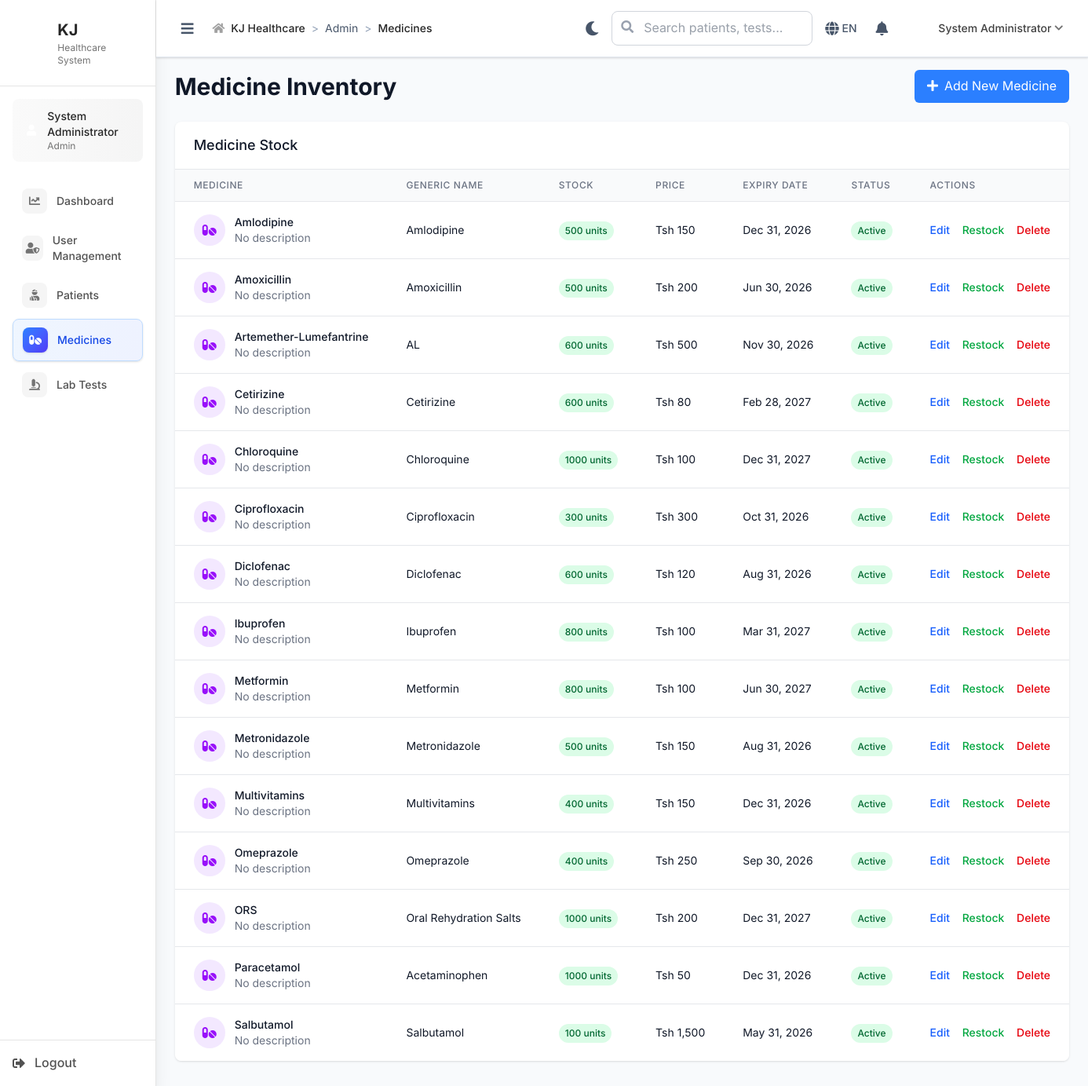
Page /admin/medicines (signed in) on the committed database.
### tables this page shows
CREATE TABLE `medicines` (
  `id` INT(11) NOT NULL AUTO_INCREMENT,
  `name` VARCHAR(100) NOT NULL,
  `generic_name` VARCHAR(100) DEFAULT NULL,
  `description` TEXT DEFAULT NULL,
  `strength` VARCHAR(50) DEFAULT NULL COMMENT 'e.g., 500mg, 250mg/5ml',
  `unit` VARCHAR(20) DEFAULT NULL COMMENT 'tablets, capsules, ml, etc',
  `unit_price` DECIMAL(10,2) NOT NULL,
  `reorder_level` INT(11) DEFAULT 20 COMMENT 'Alert when stock below this',
  `is_active` TINYINT(1) DEFAULT 1,
  `created_at` TIMESTAMP NOT NULL DEFAULT CURRENT_TIMESTAMP,
  `updated_at` TIMESTAMP NOT NULL DEFAULT CURRENT_TIMESTAMP ON UPDATE CURRENT_TIMESTAMP,
  PRIMARY KEY (`id`),
  KEY `idx_medicine_active` (`is_active`),
  KEY `idx_medicine_name` (`name`)
);

### includes/BaseController.php (called while the page is built, shortened)
<?php
class BaseController {
    public function __construct() {
        global $pdo;
        $this->pdo = $pdo;
    }
    protected function render($view, $data = []) {
        extract($data);
        $BASE_PATH = defined('BASE_PATH') ? BASE_PATH : (rtrim(str_replace('\\', '/', dirname($_SERVER['SCRIPT_NAME'] ?? '/')), '/') ?: '');
        include __DIR__ . "/../views/{$view}.php";
        include __DIR__ . '/../views/layouts/main.php';
    }
}
?>

### controllers/AdminController.php (called while the page is built, shortened)
<?php
require_once __DIR__ . '/../includes/BaseController.php';
class AdminController extends BaseController {
    public function medicines() {
        $medicines = $this->pdo->query("
            SELECT m.id, m.name, m.generic_name, m.unit_price,
                   COALESCE(SUM(mb.quantity_remaining), 0) as stock_quantity,
                   MIN(mb.expiry_date) as expiry_date
            FROM medicines m
            LEFT JOIN medicine_batches mb ON m.id = mb.medicine_id
            GROUP BY m.id, m.name, m.generic_name, m.unit_price
            ORDER BY m.name
        ")->fetchAll();
        $this->render('admin/medicines', [
            'medicines' => $medicines
        ]);
    }
}
?>

### index.php (called while the page is built, shortened)
<?php
$request = $_SERVER['REQUEST_URI'];
$path = parse_url($request, PHP_URL_PATH);
if (strpos($path, BASE_PATH) === 0) {
    $path = substr($path, strlen(BASE_PATH));
}
$path = ltrim($path, '/');
$segments = explode('/', $path);
$controller = $segments[0] ?? 'auth';
$action = $segments[1] ?? 'login';
try {
    $controllerInstance = new $controllerClass();
    $params = array_slice($segments, 2);
    call_user_func_array([$controllerInstance, $action], $params);
} catch (Throwable $e) {
    Logger::error("Error in controller: " . $e->getMessage(), [
        'controller' => $controller,
        'action' => $action,
        'file' => $e->getFile(),
        'line' => $e->getLine(),
        'trace' => $e->getTraceAsString()
    ]);
    error_log("Error in controller: " . $e->getMessage());
    http_response_code(500);
    echo "Internal server error";
}
?>

### views/admin/medicines.php (the view, shortened to what this page needs)
<div class="space-y-6">
    <div class="flex items-center justify-between">
        <h1 class="text-3xl font-bold text-gray-900">Medicine Inventory</h1>
    <a href="<?= $BASE_PATH ?>/admin/medicines" class="bg-blue-500 hover:bg-blue-600 text-white px-4 py-2 rounded-md">
            <i class="fas fa-plus mr-2"></i>Add New Medicine
        </a>
    </div>
    <div class="bg-white rounded-lg shadow overflow-hidden">
        <div class="px-6 py-4 border-b border-gray-200">
            <h3 class="text-lg font-medium text-gray-900">Medicine Stock</h3>
        </div>
        <div class="overflow-x-auto">
            <table class="min-w-full divide-y divide-gray-200">
                <thead class="bg-gray-50">
                    <tr>
                        <th class="px-6 py-3 text-left text-xs font-medium text-gray-500 uppercase tracking-wider">Medicine</th>
                        <th class="px-6 py-3 text-left text-xs font-medium text-gray-500 uppercase tracking-wider">Generic Name</th>
                        <th class="px-6 py-3 text-left text-xs font-medium text-gray-500 uppercase tracking-wider">Stock</th>
                        <th class="px-6 py-3 text-left text-xs font-medium text-gray-500 uppercase tracking-wider">Price</th>
                        <th class="px-6 py-3 text-left text-xs font-medium text-gray-500 uppercase tracking-wider">Expiry Date</th>
                        <th class="px-6 py-3 text-left text-xs font-medium text-gray-500 uppercase tracking-wider">Status</th>
                        <th class="px-6 py-3 text-left text-xs font-medium text-gray-500 uppercase tracking-wider">Actions</th>
                    </tr>
                </thead>
                <tbody class="bg-white divide-y divide-gray-200">
                    <?php foreach ($medicines as $medicine): ?>
                    <tr class="hover:bg-gray-50">
                        <td class="px-6 py-4 whitespace-nowrap">
                            <div class="flex items-center">
                                <div class="w-10 h-10 bg-purple-100 rounded-full flex items-center justify-center mr-3">
                                    <i class="fas fa-pills text-purple-600"></i>
                                </div>
                                <div>
                                    <div class="text-sm font-medium text-gray-900">
                                        <?php echo htmlspecialchars($medicine['name']); ?>
                                    </div>
                                    <div class="text-sm text-gray-500">
                                        <?php echo htmlspecialchars($medicine['description'] ?? 'No description'); ?>
                                    </div>
                                </div>
                            </div>
                        </td>
                        <td class="px-6 py-4 whitespace-nowrap text-sm text-gray-900">
                            <?php echo htmlspecialchars($medicine['generic_name'] ?? 'N/A'); ?>
                        </td>
                        <td class="px-6 py-4 whitespace-nowrap">
                            <span class="inline-flex px-2 py-1 text-xs font-medium rounded-full
                                <?php
                                if ($medicine['stock_quantity'] <= 5) {
                                    echo 'bg-red-100 text-red-800';
                                } elseif ($medicine['stock_quantity'] <= 20) {
                                    echo 'bg-yellow-100 text-yellow-800';
                                } else {
                                    echo 'bg-green-100 text-green-800';
                                }
                                ?>">
                                <?php echo $medicine['stock_quantity']; ?> units
                            </span>
                        </td>
                        <td class="px-6 py-4 whitespace-nowrap text-sm text-gray-900">
                            Tsh <?php echo number_format($medicine['unit_price'], 0, '.', ','); ?>
                        </td>
                        <td class="px-6 py-4 whitespace-nowrap text-sm text-gray-900">
                            <?php
                            if ($medicine['expiry_date']) {
                                $expiry = strtotime($medicine['expiry_date']);
                                $today = strtotime('today');
                                $days_until_expiry = floor(($expiry - $today) / (60*60*24));
                                if ($days_until_expiry < 0) {
                                    echo '<span class="text-red-600">Expired</span>';
                                } elseif ($days_until_expiry <= 30) {
                                    echo '<span class="text-yellow-600">' . date('M j, Y', $expiry) . '</span>';
                                } else {
                                    echo date('M j, Y', $expiry);
                                }
                            } else {
                                echo 'N/A';
                            }
                            ?>
                        </td>
                        <td class="px-6 py-4 whitespace-nowrap">
                            <?php
                            $status = 'Active';
                            $status_class = 'bg-green-100 text-green-800';
                            echo '<span class="inline-flex px-2 py-1 text-xs font-medium rounded-full ' . $status_class . '">' . $status . '</span>';
                            ?>
                        </td>
                        <td class="px-6 py-4 whitespace-nowrap text-sm font-medium">
                            <a href="#" class="text-blue-600 hover:text-blue-900 mr-3">Edit</a>
                            <a href="#" class="text-green-600 hover:text-green-900 mr-3">Restock</a>
                            <a href="#" class="text-red-600 hover:text-red-900">Delete</a>
                        </td>
                    </tr>
                    <?php endforeach; ?>
                </tbody>
            </table>
        </div>
    </div>
</div>

### views/layouts/main.php (style rules this page uses)
:root { --primary-50: #eff6ff; --primary-100: #dbeafe; --primary-500: #3b82f6; --primary-600: #2563eb; --primary-700: #1d4ed8; --success-50: #f0fdf4; --success-500: #22c55e; --success-600: #16a34a; --warning-50: #fffbeb; --warning-500: #f59e0b; --warning-600: #d97706; --error-50: #fef2f2; --error-500: #ef4444; --error-600: #dc2626; --neutral-50: #f8fafc; --neutral-100: #f1f5f9; --neutral-200: #e2e8f0; --neutral-300: #cbd5e1; --neutral-400: #94a3b8; --neutral-500: #64748b; --neutral-600: #475569; --neutral-700: #334155; --neutral-800: #1e293b; --neutral-900: #0f172a; --medical-accent: #10b981; --medical-secondary: #8b5cf6; }
body { font-family: 'Inter', sans-serif; background-color: var(--neutral-50); color: var(--neutral-700); line-height: 1.6; }

### rows in the picture
medicines: name "Amlodipine", description "No description", generic_name "Amlodipine", stock_quantity "500", unit_price "150", expiry "Dec 31, 2026", status "Active"
medicines: name "Amoxicillin", description "No description", generic_name "Amoxicillin", stock_quantity "500", unit_price "200", expiry "Jun 30, 2026", status "Active"
medicines: name "Artemether-Lumefantrine", description "No description", generic_name "AL", stock_quantity "600", unit_price "500", expiry "Nov 30, 2026", status "Active"
medicines: name "Cetirizine", description "No description", generic_name "Cetirizine", stock_quantity "600", unit_price "80", expiry "Feb 28, 2027", status "Active"
medicines: name "Chloroquine", description "No description", generic_name "Chloroquine", stock_quantity "1000", unit_price "100", expiry "Dec 31, 2027", status "Active"
medicines: name "Ciprofloxacin", description "No description", generic_name "Ciprofloxacin", stock_quantity "300", unit_price "300", expiry "Oct 31, 2026", status "Active"
medicines: name "Diclofenac", description "No description", generic_name "Diclofenac", stock_quantity "600", unit_price "120", expiry "Aug 31, 2026", status "Active"
medicines: name "Ibuprofen", description "No description", generic_name "Ibuprofen", stock_quantity "800", unit_price "100", expiry "Mar 31, 2027", status "Active"
medicines: name "Metformin", description "No description", generic_name "Metformin", stock_quantity "800", unit_price "100", expiry "Jun 30, 2027", status "Active"
medicines: name "Metronidazole", description "No description", generic_name "Metronidazole", stock_quantity "500", unit_price "150", expiry "Aug 31, 2026", status "Active"
medicines: name "Multivitamins", description "No description", generic_name "Multivitamins", stock_quantity "400", unit_price "150", expiry "Dec 31, 2026", status "Active"
medicines: name "Omeprazole", description "No description", generic_name "Omeprazole", stock_quantity "400", unit_price "250", expiry "Sep 30, 2026", status "Active"
medicines: name "ORS", description "No description", generic_name "Oral Rehydration Salts", stock_quantity "1000", unit_price "200", expiry "Dec 31, 2027", status "Active"
medicines: name "Paracetamol", description "No description", generic_name "Acetaminophen", stock_quantity "1000", unit_price "50", expiry "Dec 31, 2026", status "Active"
medicines: name "Salbutamol", description "No description", generic_name "Salbutamol", stock_quantity "100", unit_price "1,500", expiry "May 31, 2026", status "Active"

### other values in the picture
$_ENV['APP_NAME'] "KJ"
$_SESSION['user_name'] "System Administrator"
$role "Admin"
$item['text'] "Dashboard"
$item['text'] "User Management"
$item['text'] "Patients"
$item['text'] "Medicines"
$item['text'] "Lab Tests"
$crumb['text'] "Admin"
$crumb['text'] "Medicines"
